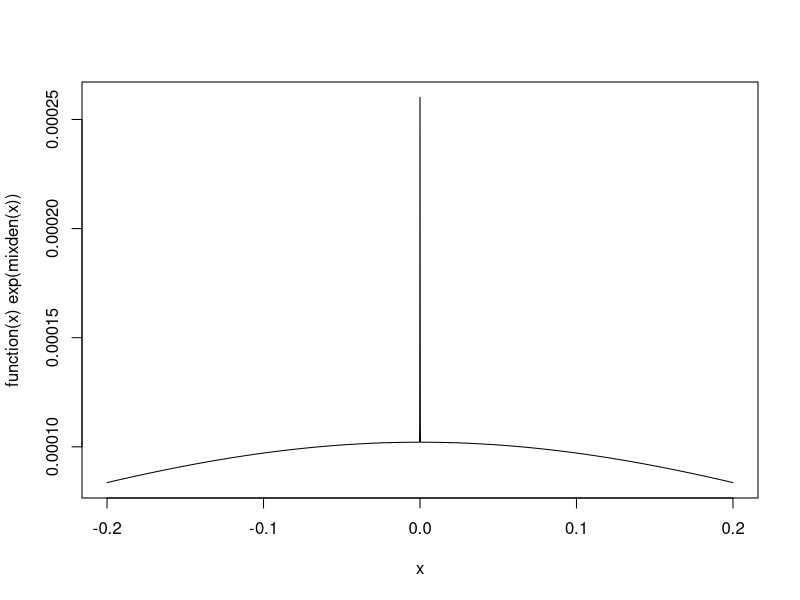
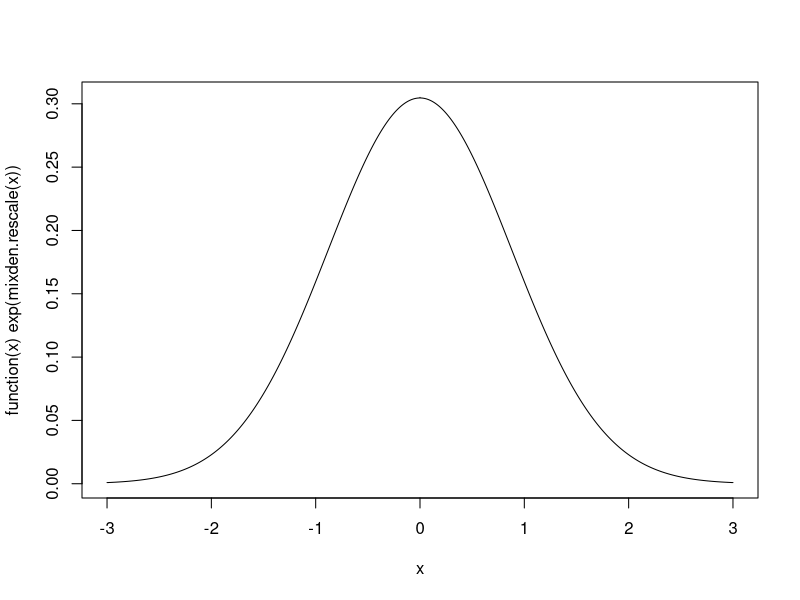
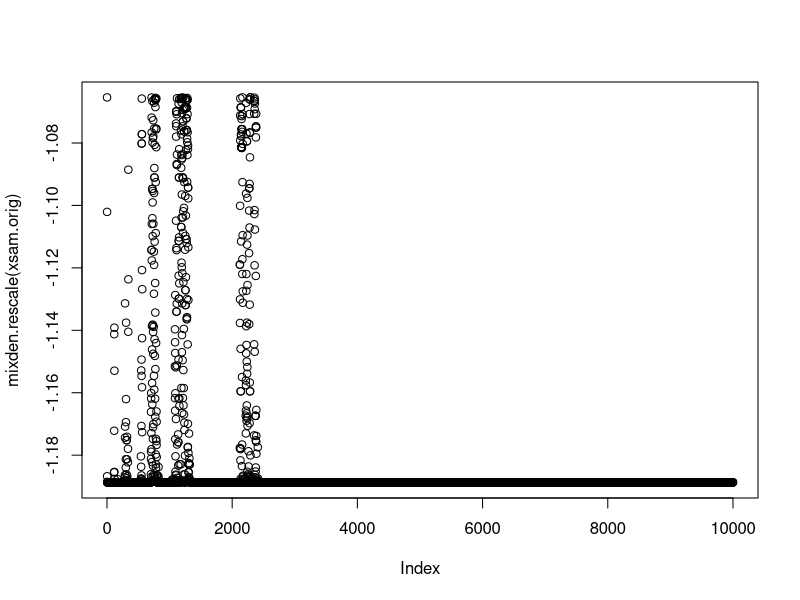
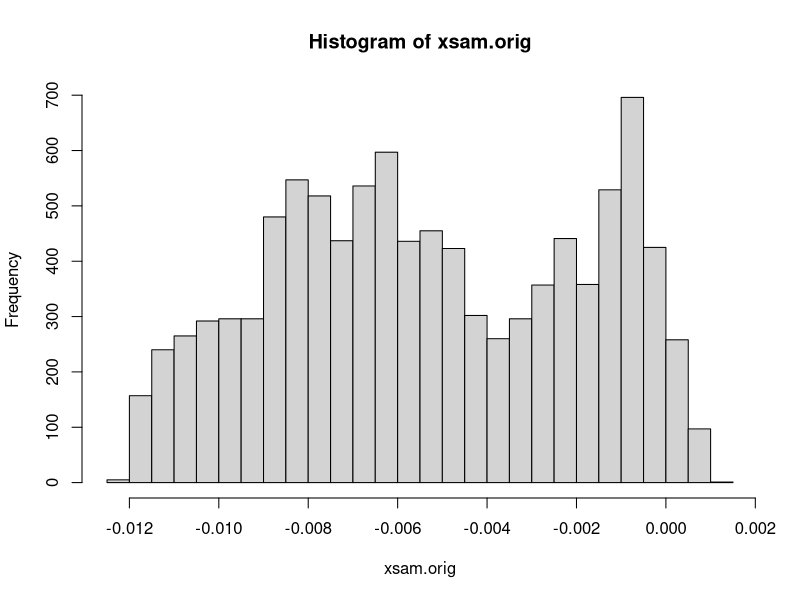
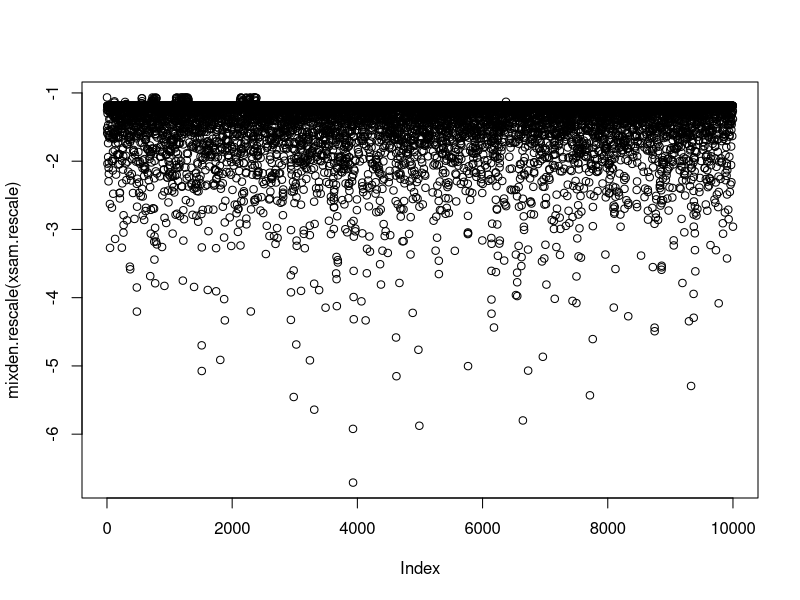
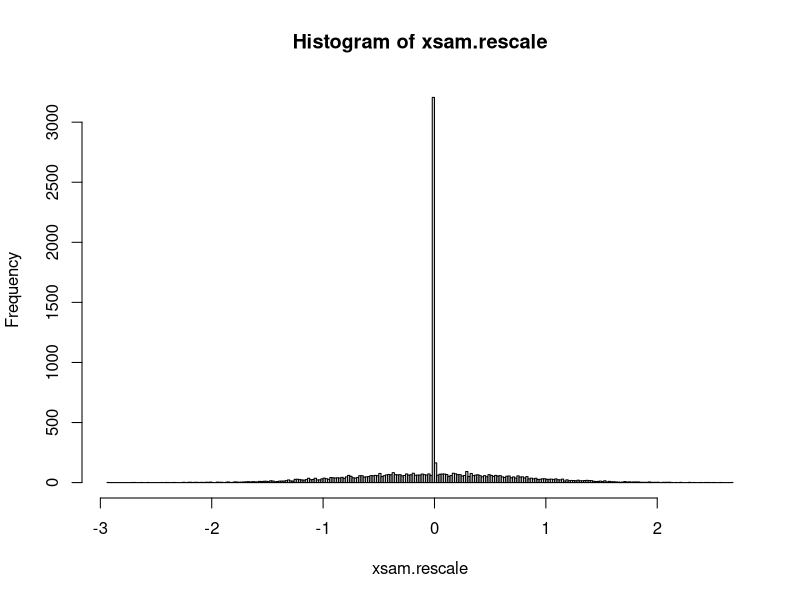

Recreate these plots in R, in order.
#### tempered mixture distribution example ####
#' original sample from a mixture where the peak dominates
#' then heat up system (rescale likelihood), we can see sampler leaves the peak
#' and loglik goes down as more samples are drawn
mixden <- function(x){
  # log(0.05*dnorm(x,-1)+0.9*dnorm(x,0)+0.05*dnorm(x,1))
  pp <- 0.00001
  log(pp*dnorm(x,0,0.0001)+(1-pp)*dnorm(x,0,1))/0.1
}

mixden.rescale <- function(x){
  mixden(x)*26/201
}

plot.function(function(x) exp(mixden(x)), from=-0.2,to=0.2,n=1e4)
plot.function(function(x) exp(mixden.rescale(x)), from=-3,to=3,n=1e4)
n.iter <- 1e4
xsam.orig <- 0
for(t in 2:n.iter){
  prop <- rnorm(1,sd=0.0001)+xsam.orig[t-1]
  if(log(runif(1)) < mixden(prop)-mixden(xsam.orig[t-1])){
    xsam.orig[t] <- prop
  }else{
    xsam.orig[t] <- xsam.orig[t-1]
  }
}
plot(mixden.rescale(xsam.orig))
hist(xsam.orig, breaks=20)

xsam.rescale <- 0
for(t in 2:n.iter){
  prop <- rnorm(1,sd=1)+xsam.rescale[t-1]
  if(log(runif(1)) < mixden.rescale(prop)-mixden.rescale(xsam.rescale[t-1])){
    xsam.rescale[t] <- prop
  }else{
    xsam.rescale[t] <- xsam.orig[t-1]
  }
}
plot(mixden.rescale(xsam.rescale))
hist(xsam.rescale, breaks=200)
